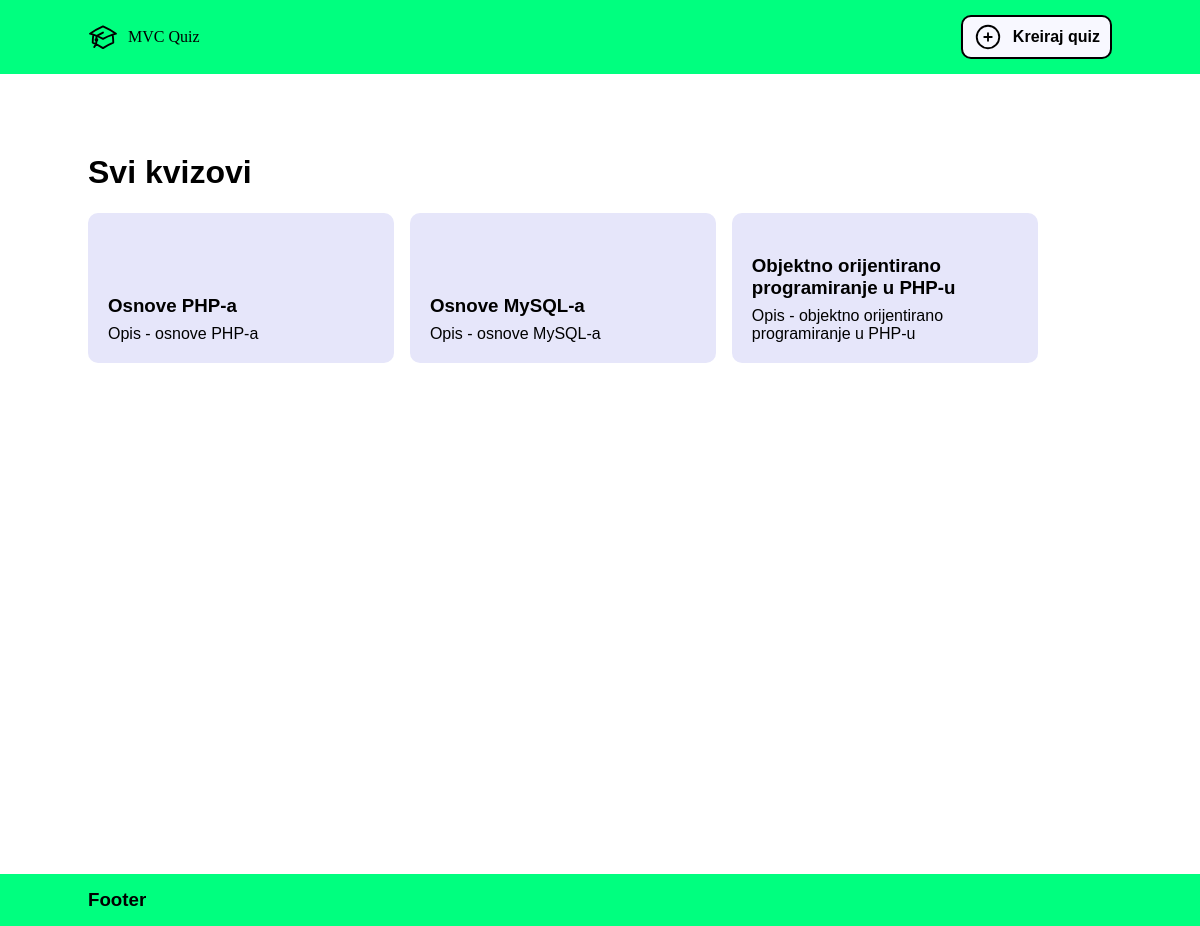
The page / on the database its author committed.
### tables this page shows
CREATE TABLE IF NOT EXISTS `quiz` (
  `id` int(11) NOT NULL AUTO_INCREMENT,
  `title` varchar(512) NOT NULL DEFAULT '',
  `description` mediumtext DEFAULT NULL,
  `image` varchar(512) DEFAULT NULL,
  PRIMARY KEY (`id`)
);

### src/Framework/View.php (called while the page is built, shortened)
<?php
class View
{
    static function render(string $viewName, array $vars = [], $template = 'template')
    {
        include VIEWS . '/' . $viewName . '.php';
    }
}

### src/App/Controllers/QuizController.php (called while the page is built, shortened)
<?php
class QuizController
{
    static function index()
    {
        $quizzes = Quiz::getAll();
        return View::render('quiz/index', ["quizzes" => $quizzes]);
    }
}

### src/Framework/Route.php (called while the page is built, shortened)
<?php
class Route
{
    public function call(...$args)
    {
        if (is_callable($this->callback)) {
            $func = $this->callback;
        } else if (is_array($this->callback)) {
            $func = $this->callback[0] . '::' . $this->callback[1];
        }
        $func(...$args);
    }
    public function getPath()
    {
        return $this->path;
    }
    public function getMethod()
    {
        return $this->method;
    }
}

### src/Framework/App.php (called while the page is built, shortened)
<?php
class App
{
    public function __construct()
    {
        Router::init();
    }
}

### public/index.php (called while the page is built, shortened)
<?php
$app = new App();

### src/App/Models/Quiz.php (called while the page is built, shortened)
<?php
class Quiz
{
    public static function getAll(): array
    {
        $db = Database::get();
        $res = $db->query("SELECT * FROM quiz");
        $arr = $res->fetch_all(MYSQLI_ASSOC);
        $objArray = [];
        foreach ($arr as $o) {
            $objArray[] = new self($o['title'], $o['description'], $o['id']);
        }
        return $objArray;
    }
}

### src/App/Views/quiz/index.php (the view)
<h1 class="title">Svi kvizovi</h1>
<div class="list-flex">
    <?php
    foreach ($quizzes as $quiz) {
    ?>
        <a class="card" href="/quiz/<?php echo $quiz->id; ?>">
            <div>
                <h3 class="card__title"><?php echo $quiz->title; ?></h3>
                <p class="card__description"><?php echo $quiz->description; ?></p>
            </div>
        </a>
    <?php
    }
    ?>
</div>

### src/Framework/Router.php (shortened to what this page needs)
<?php
class Router
{
    static $currentPath = "";
    static $routes = [];
    static function init()
    {
        self::$currentPath = strtok($_SERVER['REQUEST_URI'], '?');
        self::$currentPath = rtrim(self::$currentPath, '/');
        self::handle();
    }
    static function handle()
    {
        foreach (self::$routes as $route) {
            $pattern = "@^" . preg_replace('/\:[a-zA-Z0-9\_\-]+/', '([a-zA-Z0-9\_\-]+)', $route->getPath()) . "$@D";
            $matches = [];
            if (preg_match($pattern, self::$currentPath, $matches) && $route->getMethod() === $_SERVER['REQUEST_METHOD']) {
                array_shift($matches);
                $route->call(...$matches);
                return;
            }
        }
    }
    static function get(string $path, $callback)
    {
        self::$routes[] = new Route(rtrim($path, '/'), $callback, 'GET');
    }
    static function post(string $path, $callback)
    {
        self::$routes[] = new Route(rtrim($path, '/'), $callback, 'POST');
    }
}

### public/assets/global.css (style rules this page uses)
* { box-sizing: border-box; margin: 0; }
a { color: black; text-decoration: none; }
body { font-family: Arial, Helvetica, sans-serif; }
.title { margin: 1.35rem 0; }
.list-flex { display: flex; flex-wrap: wrap; gap: 1rem; }
.card { width: calc(33% - 2rem); background-color: lavender; padding: 20px; border-radius: 10px; min-height: 150px; display: flex; flex-flow: column; justify-content: flex-end; text-decoration: none; }
.card__title { margin-bottom: 0.5rem; }

### rows shown on the page
quiz: title "Osnove PHP-a", description "Opis - osnove PHP-a"
quiz: title "Osnove MySQL-a", description "Opis - osnove MySQL-a"
quiz: title "Objektno orijentirano programiranje u PHP-u", description "Opis - objektno orijentirano programiranje u PHP-u"
